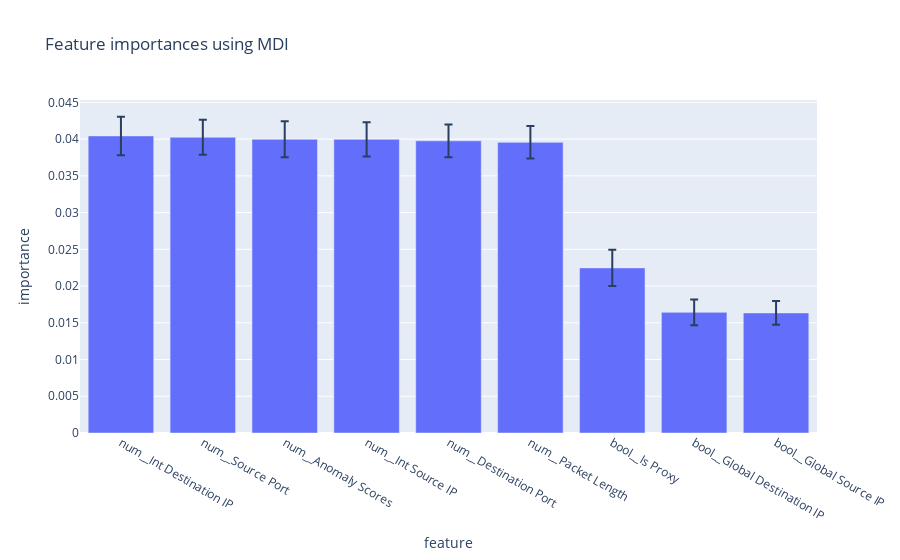

This figure's notebook cell:
### Code cell
importances = cat_model.named_steps['classifier'].feature_importances_
std = np.std([tree.feature_importances_ for tree in cat_model.named_steps['classifier'].estimators_], axis=0)
feature_names = [f"{x}" for x in cat_model.named_steps["preprocessor"].get_feature_names_out()]
forest_importances = pd.DataFrame({"feature": feature_names, "importance": importances, "std": std}).sort_values("importance", ascending=False)

fig = px.bar(forest_importances[forest_importances["importance"] > 0.01],x="feature",y="importance", error_y="std", title="Feature importances using MDI")
fig.show()

### Figure 1 — Plotly figure (JSON) as saved in the notebook; plotly's stock layout.template omitted (floating-point values rounded to 4 significant figures)
{"data": [{"error_y": {"array": [0.002626, 0.002383, 0.002448, 0.002342, 0.002231, 0.00221, 0.002452, 0.001763, 0.001608]}, "hovertemplate": "feature=%{x}<br>importance=%{y}<extra></extra>", "legendgroup": "", "marker": {"color": "#636efa", "pattern": {"shape": ""}}, "name": "", "orientation": "v", "showlegend": false, "textposition": "auto", "type": "bar", "x": ["num__Int Destination IP", "num__Source Port", "num__Anomaly Scores", "num__Int Source IP", "num__Destination Port", "num__Packet Length", "bool__Is Proxy", "bool__Global Destination IP", "bool__Global Source IP"], "xaxis": "x", "y": [0.04043, 0.04025, 0.03997, 0.03997, 0.03976, 0.03956, 0.02247, 0.01642, 0.01634], "yaxis": "y"}], "layout": {"barmode": "relative", "legend": {"tracegroupgap": 0}, "title": {"text": "Feature importances using MDI"}, "xaxis": {"anchor": "y", "domain": [0, 1], "title": {"text": "feature"}}, "yaxis": {"anchor": "x", "domain": [0, 1], "title": {"text": "importance"}}}}
